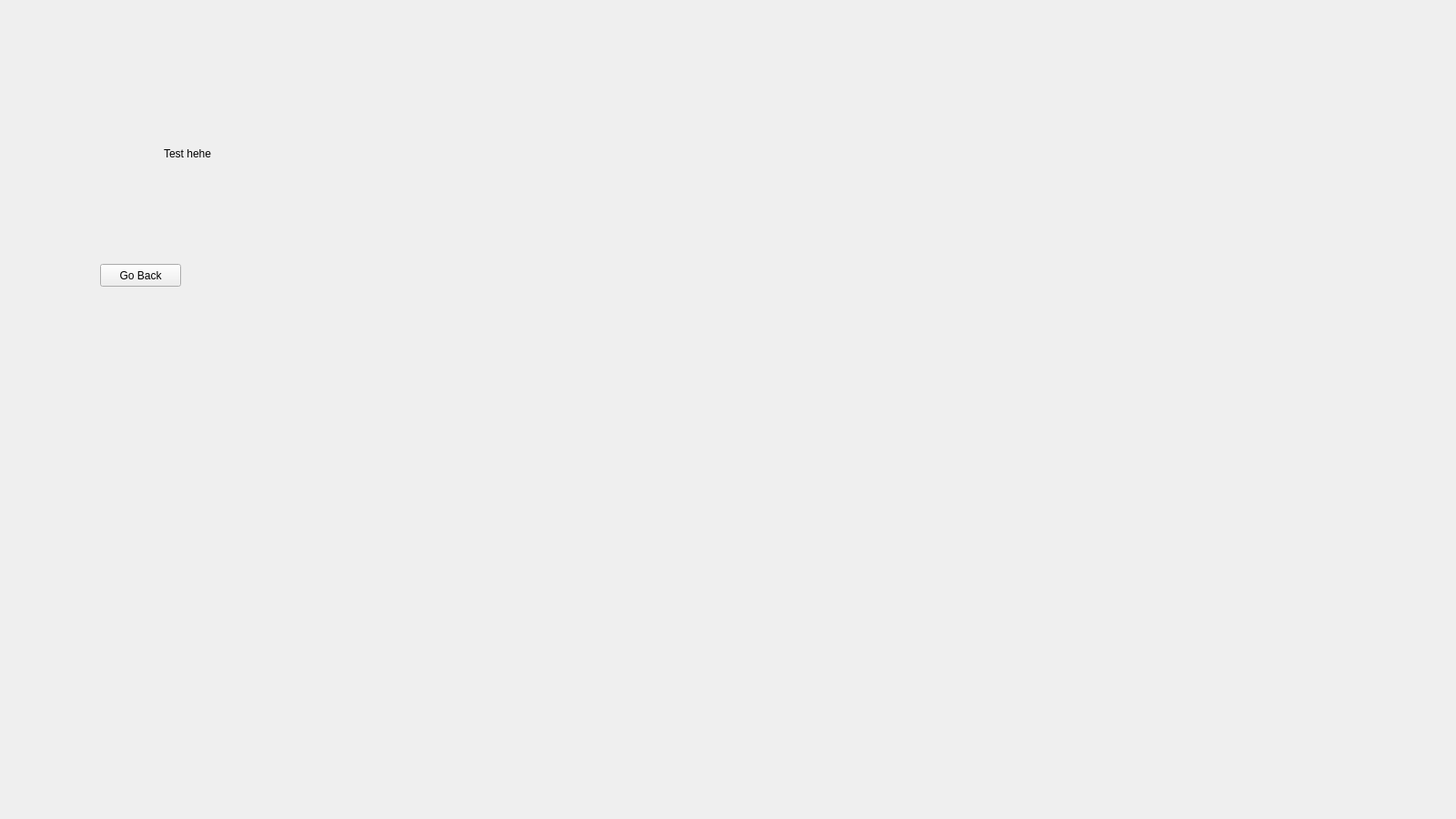
<?xml version="1.0" encoding="UTF-8"?>
<ui version="4.0">
 <class>AboutWindow</class>
 <widget class="QWidget" name="AboutWindow">
  <property name="geometry">
   <rect>
    <x>0</x>
    <y>0</y>
    <width>1600</width>
    <height>900</height>
   </rect>
  </property>
  <property name="windowTitle">
   <string>Form</string>
  </property>
  <widget class="QLabel" name="label">
   <property name="geometry">
    <rect>
     <x>180</x>
     <y>160</y>
     <width>67</width>
     <height>17</height>
    </rect>
   </property>
   <property name="text">
    <string>Test hehe</string>
   </property>
  </widget>
  <widget class="QPushButton" name="btn_back">
   <property name="geometry">
    <rect>
     <x>110</x>
     <y>290</y>
     <width>89</width>
     <height>25</height>
    </rect>
   </property>
   <property name="text">
    <string>Go Back</string>
   </property>
  </widget>
 </widget>
 <resources/>
 <connections/>
</ui>
